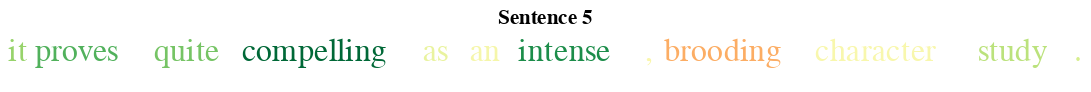

This figure's notebook cell:
### Code cell
i = 5
text_plot(tokens=tokenizer.convert_ids_to_tokens(batch_ids[i].numpy()),
          non_zero_mask=batch_ids[i].numpy()!=0,
          attributions=attributions[i]).properties(title='Sentence {}'.format(i))

### Figure 1 — Vega-Lite specification as saved in the notebook (floating-point values rounded to 4 significant figures)
{"config": {"view": {"continuousWidth": 400, "continuousHeight": 300, "opacity": 0.0}}, "data": {"name": "data-604ffbee4bcb7428ecae22d68af2a6d4"}, "mark": {"type": "text", "align": "left", "color": "black", "font": "arial", "size": 20}, "encoding": {"color": {"type": "quantitative", "field": "Attributions", "legend": null, "scale": {"domain": [-0.9382, 0.9382], "scheme": "redyellowgreen"}, "sort": "ascending"}, "text": {"type": "nominal", "field": "Token"}, "x": {"type": "quantitative", "axis": null, "field": "x", "sort": null}, "y": {"value": 0}}, "title": "Sentence 5", "width": 665.7, "$schema": "https://vega.github.io/schema/vega-lite/v4.0.0.json", "datasets": {"data-604ffbee4bcb7428ecae22d68af2a6d4": [{"Token": "it", "Attributions": 0.412, "x": 0.0, "size": 0.412}, {"Token": "proves", "Attributions": 0.6167, "x": 0.744, "size": 0.6167}, {"Token": "quite", "Attributions": 0.511, "x": 4.056, "size": 0.511}, {"Token": "compelling", "Attributions": 0.9382, "x": 6.51, "size": 0.9382}, {"Token": "as", "Attributions": 0.08834, "x": 11.57, "size": 0.08834}, {"Token": "an", "Attributions": 0.02343, "x": 12.87, "size": 0.02343}, {"Token": "intense", "Attributions": 0.7863, "x": 14.23, "size": 0.7863}, {"Token": ",", "Attributions": -0.005787, "x": 17.77, "size": 0.005787}, {"Token": "brooding", "Attributions": -0.3714, "x": 18.29, "size": 0.3714}, {"Token": "character", "Attributions": 0.007681, "x": 22.51, "size": 0.007681}, {"Token": "study", "Attributions": 0.2906, "x": 27.05, "size": 0.2906}, {"Token": ".", "Attributions": 0.1915, "x": 29.74, "size": 0.1915}]}}
